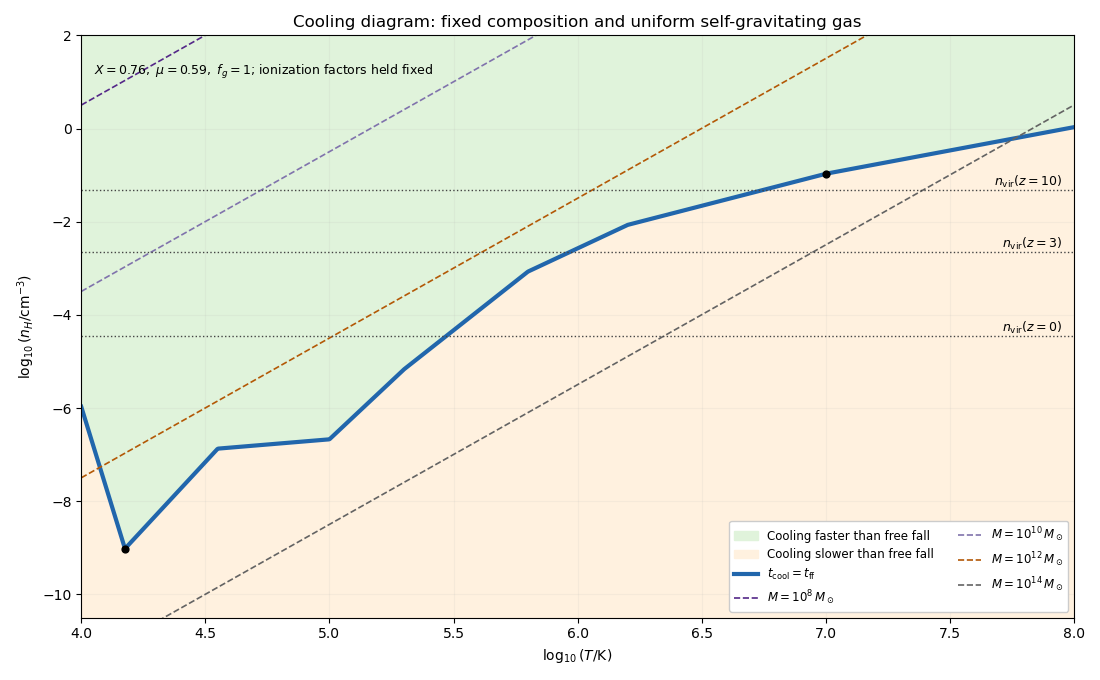

Here is the Python script that generated this plot:
"""Uniform self-gravitating gas-cloud sketch; no rate table is claimed.
Python 3.14 / root deps. Cwd PNG output; respect caller MPLCONFIGDIR.
"""
import numpy as np
import matplotlib
matplotlib.use('Agg')
import matplotlib.pyplot as plt
G=6.67e-8;mp=1.673e-24;k=1.38e-16;X=.76;mu=1/(2*X+3*(1-X)/4);chi=1/(mu*X);fg=1.;msun=1.989e33
x=np.linspace(4,8,1000);T=10**x;xp=np.array([4,np.log10(15000),4.55,5,5.3,5.8,6.2,7,8]);yp=np.array([-23.5,-21.8,-22.5,-22.15,-22.6,-23.15,-23.25,-23,-22.5]);L=10**np.interp(x,xp,yp)
ncrit=32*G*mp/(3*np.pi*X*fg)*(1.5*chi*k*T/L)**2
fig,ax=plt.subplots(figsize=(11,6.8),dpi=100,facecolor='white')
ax.fill_between(x,np.log10(ncrit),2,color='#e0f3db',label='Cooling faster than free fall')
ax.fill_between(x,-10.5,np.log10(ncrit),color='#fff1df',label='Cooling slower than free fall')
ax.plot(x,np.log10(ncrit),color='#2166ac',lw=3,label=r'$t_{\rm cool}=t_{\rm ff}$')
for mass,col in [(1e8,'#542788'),(1e10,'#8073ac'),(1e12,'#b35806'),(1e14,'#636363')]:
 n=375*X*fg*k**3*T**3/(4*np.pi*G**3*mu**3*mp**4*(mass*msun)**2)
 ax.plot(x,np.log10(n),color=col,lw=1.2,ls='--',label=rf'$M=10^{{{int(np.log10(mass))}}}\,M_\odot$')
for z in [0,3,10]:
 n=18*np.pi**2*2e-7*(1+z)**3;ax.axhline(np.log10(n),color='#444',lw=1,ls=':');ax.text(7.95,np.log10(n)+.09,rf'$n_{{\rm vir}}(z={z})$',ha='right',fontsize=9)
ax.scatter([np.log10(15000),7],[np.log10(32*G*mp/(3*np.pi*X)*(1.5*chi*k*15000/10**-21.8)**2),np.log10(32*G*mp/(3*np.pi*X)*(1.5*chi*k*1e7/1e-23)**2)],color='black',s=24,zorder=5)
ax.set(xlim=(4,8),ylim=(-10.5,2),xlabel=r'$\log_{10}(T/{\rm K})$',ylabel=r'$\log_{10}(n_H/{\rm cm^{-3}})$',title='Cooling diagram: fixed composition and uniform self-gravitating gas')
ax.text(4.05,1.15,r'$X=0.76,\ \mu=0.59,\ f_g=1$; ionization factors held fixed',fontsize=9)
ax.legend(loc='lower right',fontsize=8.5,ncol=2,framealpha=1);ax.grid(alpha=.12);fig.tight_layout();fig.savefig('paper-60-cooling-diagram.png',dpi=100,facecolor='white',transparent=False);plt.close(fig)
